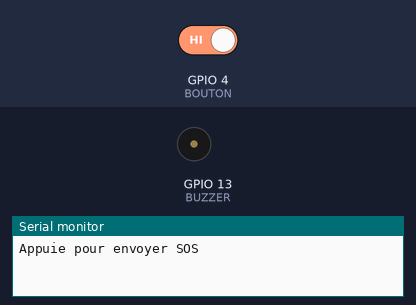
Recording of a sketch running on a simulated ESP32. On the bench: buzzer (waves = sounding, pin HIGH), the last lines printed to the serial monitor. The test bench sets the inputs (shaded band); at power-on: GPIO 4 (BOUTON) HIGH.

Above: at 1.2 s.
1.3 s: GPIO 4 (BOUTON) driven LOW
At 2.72 s:
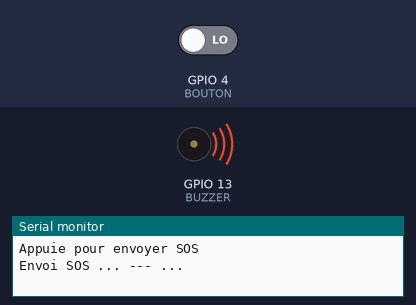
Timing chart, 0 to 6.9 s (numbered marks = the images above; inputs shaded):
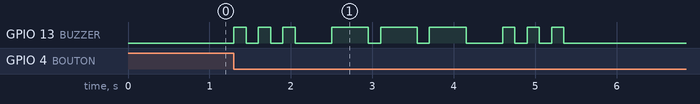

The sketch:

sos_button.ino
```cpp
/*
 * Freenove ESP32-WROVER
 * Chapitre 7 - SOS en code Morse
 *
 * GPIO 13 : buzzer via transistor
 * GPIO 4  : bouton actif LOW
 */

const int BUZZER = 13;
const int BOUTON = 4;

const int POINT = 150;
const int TRAIT = 450;

// Faire un bip d'une durée donnée
void bip(int duree) {
  digitalWrite(BUZZER, HIGH);
  delay(duree);

  digitalWrite(BUZZER, LOW);
  delay(POINT);
}

// Lettre S : trois points
void lettreS() {
  for (int i = 0; i < 3; i++) {
    bip(POINT);
  }
}

// Lettre O : trois traits
void lettreO() {
  for (int i = 0; i < 3; i++) {
    bip(TRAIT);
  }
}

void envoyerSOS() {
  Serial.println("Envoi SOS ... --- ...");

  lettreS();
  delay(2 * POINT);

  lettreO();
  delay(2 * POINT);

  lettreS();

  Serial.println("SOS termine !");
}

void setup() {
  Serial.begin(115200);

  pinMode(BUZZER, OUTPUT);
  pinMode(BOUTON, INPUT);

  digitalWrite(BUZZER, LOW);

  Serial.println("Appuie pour envoyer SOS");
}

void loop() {
  if (digitalRead(BOUTON) == LOW) {

    envoyerSOS();

    // Attendre le relachement
    // pour ne pas relancer le SOS
    while (digitalRead(BOUTON) == LOW) {
      delay(10);
    }

    delay(50); // anti-rebond simple
  }
}
```

Measured:
- after the input at 1.3 s, GPIO 13 (BUZZER): LOW → HIGH at once, → LOW 0.15 s later, → HIGH 0.15 s later, → LOW 0.15 s later, … (18 changes in this stretch)
